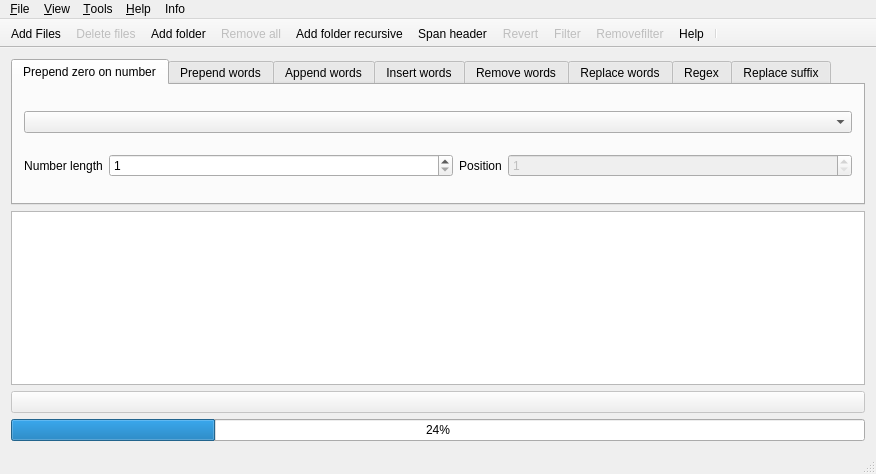
<?xml version="1.0" encoding="UTF-8"?>
<ui version="4.0">
 <class>MainWindow</class>
 <widget class="QMainWindow" name="MainWindow">
  <property name="geometry">
   <rect>
    <x>0</x>
    <y>0</y>
    <width>876</width>
    <height>474</height>
   </rect>
  </property>
  <property name="acceptDrops">
   <bool>false</bool>
  </property>
  <property name="windowTitle">
   <string>QRenamer</string>
  </property>
  <property name="windowIcon">
   <iconset resource="../pics.qrc">
    <normaloff>:/pics/macro_names.png</normaloff>:/pics/macro_names.png</iconset>
  </property>
  <widget class="QWidget" name="centralWidget">
   <layout class="QVBoxLayout" name="verticalLayout_2">
    <item>
     <widget class="QTabWidget" name="policyTabWidget">
      <property name="sizePolicy">
       <sizepolicy hsizetype="Expanding" vsizetype="Maximum">
        <horstretch>0</horstretch>
        <verstretch>0</verstretch>
       </sizepolicy>
      </property>
      <property name="currentIndex">
       <number>0</number>
      </property>
      <widget class="QWidget" name="prependZeroNumberTab">
       <attribute name="title">
        <string>Prepend zero on number</string>
       </attribute>
       <layout class="QVBoxLayout" name="verticalLayout">
        <item>
         <widget class="QComboBox" name="numberComboBox"/>
        </item>
        <item>
         <layout class="QHBoxLayout" name="horizontalLayout_2">
          <item>
           <widget class="QLabel" name="label_2">
            <property name="sizePolicy">
             <sizepolicy hsizetype="Maximum" vsizetype="Preferred">
              <horstretch>0</horstretch>
              <verstretch>0</verstretch>
             </sizepolicy>
            </property>
            <property name="text">
             <string>Number length</string>
            </property>
            <property name="alignment">
             <set>Qt::AlignCenter</set>
            </property>
           </widget>
          </item>
          <item>
           <widget class="QSpinBox" name="numberSpinBox">
            <property name="sizePolicy">
             <sizepolicy hsizetype="Minimum" vsizetype="Maximum">
              <horstretch>0</horstretch>
              <verstretch>0</verstretch>
             </sizepolicy>
            </property>
            <property name="minimum">
             <number>1</number>
            </property>
           </widget>
          </item>
          <item>
           <widget class="QLabel" name="label_5">
            <property name="sizePolicy">
             <sizepolicy hsizetype="Maximum" vsizetype="Preferred">
              <horstretch>0</horstretch>
              <verstretch>0</verstretch>
             </sizepolicy>
            </property>
            <property name="text">
             <string>Position</string>
            </property>
            <property name="alignment">
             <set>Qt::AlignCenter</set>
            </property>
           </widget>
          </item>
          <item>
           <widget class="QSpinBox" name="positionSpinBox">
            <property name="enabled">
             <bool>false</bool>
            </property>
            <property name="sizePolicy">
             <sizepolicy hsizetype="Minimum" vsizetype="Maximum">
              <horstretch>0</horstretch>
              <verstretch>0</verstretch>
             </sizepolicy>
            </property>
            <property name="minimum">
             <number>1</number>
            </property>
           </widget>
          </item>
         </layout>
        </item>
       </layout>
      </widget>
      <widget class="QWidget" name="prependWordsTab">
       <attribute name="title">
        <string>Prepend words</string>
       </attribute>
       <layout class="QVBoxLayout" name="verticalLayout_3">
        <item>
         <layout class="QHBoxLayout" name="horizontalLayout_3">
          <item>
           <widget class="QLabel" name="label_6">
            <property name="text">
             <string>Prepend</string>
            </property>
           </widget>
          </item>
          <item>
           <widget class="QLineEdit" name="prependLineEdit">
            <property name="sizePolicy">
             <sizepolicy hsizetype="Expanding" vsizetype="Maximum">
              <horstretch>0</horstretch>
              <verstretch>0</verstretch>
             </sizepolicy>
            </property>
           </widget>
          </item>
         </layout>
        </item>
       </layout>
      </widget>
      <widget class="QWidget" name="appendWordsTab">
       <attribute name="title">
        <string>Append words</string>
       </attribute>
       <layout class="QHBoxLayout" name="horizontalLayout_5">
        <item>
         <widget class="QLabel" name="label">
          <property name="text">
           <string>Append</string>
          </property>
         </widget>
        </item>
        <item>
         <widget class="QLineEdit" name="appendLineEdit"/>
        </item>
       </layout>
      </widget>
      <widget class="QWidget" name="insertTab">
       <attribute name="title">
        <string>Insert words</string>
       </attribute>
       <layout class="QVBoxLayout" name="verticalLayout_4">
        <item>
         <layout class="QHBoxLayout" name="horizontalLayout">
          <item>
           <widget class="QLabel" name="label_11">
            <property name="sizePolicy">
             <sizepolicy hsizetype="Maximum" vsizetype="Preferred">
              <horstretch>0</horstretch>
              <verstretch>0</verstretch>
             </sizepolicy>
            </property>
            <property name="text">
             <string>Insert at</string>
            </property>
           </widget>
          </item>
          <item>
           <widget class="QSpinBox" name="insertAtSpinBox">
            <property name="sizePolicy">
             <sizepolicy hsizetype="Minimum" vsizetype="Maximum">
              <horstretch>0</horstretch>
              <verstretch>0</verstretch>
             </sizepolicy>
            </property>
           </widget>
          </item>
          <item>
           <widget class="QLabel" name="label_12">
            <property name="sizePolicy">
             <sizepolicy hsizetype="Maximum" vsizetype="Preferred">
              <horstretch>0</horstretch>
              <verstretch>0</verstretch>
             </sizepolicy>
            </property>
            <property name="text">
             <string>Insert words</string>
            </property>
           </widget>
          </item>
          <item>
           <widget class="QLineEdit" name="insertWordsLineEdit">
            <property name="sizePolicy">
             <sizepolicy hsizetype="Minimum" vsizetype="Fixed">
              <horstretch>0</horstretch>
              <verstretch>0</verstretch>
             </sizepolicy>
            </property>
           </widget>
          </item>
         </layout>
        </item>
       </layout>
      </widget>
      <widget class="QWidget" name="removeTab">
       <attribute name="title">
        <string>Remove words</string>
       </attribute>
       <layout class="QHBoxLayout" name="horizontalLayout_13">
        <item>
         <layout class="QHBoxLayout" name="horizontalLayout_11">
          <item>
           <widget class="QLabel" name="label_13">
            <property name="sizePolicy">
             <sizepolicy hsizetype="Maximum" vsizetype="Preferred">
              <horstretch>0</horstretch>
              <verstretch>0</verstretch>
             </sizepolicy>
            </property>
            <property name="text">
             <string>Remove at</string>
            </property>
           </widget>
          </item>
          <item>
           <widget class="QSpinBox" name="removeAtSpinBox"/>
          </item>
         </layout>
        </item>
        <item>
         <layout class="QHBoxLayout" name="horizontalLayout_12">
          <item>
           <widget class="QLabel" name="label_14">
            <property name="sizePolicy">
             <sizepolicy hsizetype="Maximum" vsizetype="Preferred">
              <horstretch>0</horstretch>
              <verstretch>0</verstretch>
             </sizepolicy>
            </property>
            <property name="text">
             <string>Range</string>
            </property>
           </widget>
          </item>
          <item>
           <widget class="QSpinBox" name="removeRanageSpinBox"/>
          </item>
         </layout>
        </item>
       </layout>
      </widget>
      <widget class="QWidget" name="replaceWordsTab">
       <attribute name="title">
        <string>Replace words</string>
       </attribute>
       <layout class="QHBoxLayout" name="horizontalLayout_4">
        <item>
         <widget class="QLabel" name="label_7">
          <property name="text">
           <string>From</string>
          </property>
         </widget>
        </item>
        <item>
         <widget class="QLineEdit" name="replaceFromLineEdit"/>
        </item>
        <item>
         <widget class="QLabel" name="label_8">
          <property name="text">
           <string>To</string>
          </property>
         </widget>
        </item>
        <item>
         <widget class="QLineEdit" name="replaceTolineEdit"/>
        </item>
       </layout>
      </widget>
      <widget class="QWidget" name="regexTab">
       <attribute name="title">
        <string>Regex</string>
       </attribute>
       <attribute name="toolTip">
        <string>Replace names by regular expression</string>
       </attribute>
       <layout class="QHBoxLayout" name="horizontalLayout_6">
        <item>
         <widget class="QGroupBox" name="groupBox_2">
          <property name="sizePolicy">
           <sizepolicy hsizetype="MinimumExpanding" vsizetype="Preferred">
            <horstretch>0</horstretch>
            <verstretch>0</verstretch>
           </sizepolicy>
          </property>
          <property name="title">
           <string>Match</string>
          </property>
          <layout class="QGridLayout" name="gridLayout_2">
           <item row="0" column="0">
            <widget class="QLabel" name="label_3">
             <property name="text">
              <string>Match</string>
             </property>
            </widget>
           </item>
           <item row="0" column="1">
            <widget class="QLineEdit" name="regexMatchlineEdit"/>
           </item>
           <item row="1" column="0" colspan="2">
            <widget class="QCheckBox" name="icaseCheckBox">
             <property name="text">
              <string>Case insensitive</string>
             </property>
            </widget>
           </item>
          </layout>
         </widget>
        </item>
        <item>
         <widget class="QGroupBox" name="groupBox">
          <property name="sizePolicy">
           <sizepolicy hsizetype="MinimumExpanding" vsizetype="Preferred">
            <horstretch>0</horstretch>
            <verstretch>0</verstretch>
           </sizepolicy>
          </property>
          <property name="title">
           <string>Replace</string>
          </property>
          <layout class="QGridLayout" name="gridLayout_3">
           <item row="0" column="0">
            <widget class="QLabel" name="label_4">
             <property name="sizePolicy">
              <sizepolicy hsizetype="Maximum" vsizetype="Preferred">
               <horstretch>0</horstretch>
               <verstretch>0</verstretch>
              </sizepolicy>
             </property>
             <property name="text">
              <string>Replace</string>
             </property>
            </widget>
           </item>
           <item row="0" column="1" colspan="2">
            <widget class="QLineEdit" name="regexReplacelineEdit">
             <property name="sizePolicy">
              <sizepolicy hsizetype="Expanding" vsizetype="Fixed">
               <horstretch>0</horstretch>
               <verstretch>0</verstretch>
              </sizepolicy>
             </property>
            </widget>
           </item>
           <item row="1" column="0">
            <widget class="QRadioButton" name="numRadioButton">
             <property name="text">
              <string>Numbering</string>
             </property>
            </widget>
           </item>
           <item row="1" column="1" colspan="2">
            <widget class="QToolButton" name="numStepToolButton">
             <property name="enabled">
              <bool>true</bool>
             </property>
             <property name="toolTip">
              <string>Adjust the numbering step</string>
             </property>
             <property name="text">
              <string>...</string>
             </property>
             <property name="icon">
              <iconset resource="../pics.qrc">
               <normaloff>:/pics/num_step.png</normaloff>:/pics/num_step.png</iconset>
             </property>
            </widget>
           </item>
          </layout>
         </widget>
        </item>
       </layout>
      </widget>
      <widget class="QWidget" name="replaceSuffixTab">
       <attribute name="title">
        <string>Replace suffix</string>
       </attribute>
       <layout class="QHBoxLayout" name="horizontalLayout_7">
        <item>
         <widget class="QLabel" name="label_9">
          <property name="text">
           <string>From</string>
          </property>
         </widget>
        </item>
        <item>
         <widget class="QLineEdit" name="replaceSuffixFromLineEdit"/>
        </item>
        <item>
         <widget class="QLabel" name="label_10">
          <property name="text">
           <string>To</string>
          </property>
         </widget>
        </item>
        <item>
         <widget class="QLineEdit" name="replaceSuffixTolineEdit"/>
        </item>
       </layout>
      </widget>
     </widget>
    </item>
    <item>
     <layout class="QGridLayout" name="gridLayout">
      <item row="0" column="0">
       <widget class="QTableView" name="fileView">
        <property name="acceptDrops">
         <bool>true</bool>
        </property>
        <property name="editTriggers">
         <set>QAbstractItemView::NoEditTriggers</set>
        </property>
        <property name="dragDropMode">
         <enum>QAbstractItemView::DropOnly</enum>
        </property>
        <property name="defaultDropAction">
         <enum>Qt::CopyAction</enum>
        </property>
        <property name="selectionMode">
         <enum>QAbstractItemView::ExtendedSelection</enum>
        </property>
       </widget>
      </item>
     </layout>
    </item>
    <item>
     <widget class="QPushButton" name="renameFileButton">
      <property name="enabled">
       <bool>false</bool>
      </property>
      <property name="text">
       <string/>
      </property>
      <property name="icon">
       <iconset resource="../pics.qrc">
        <normaloff>:/pics/accept.png</normaloff>:/pics/accept.png</iconset>
      </property>
      <property name="shortcut">
       <string>Return</string>
      </property>
     </widget>
    </item>
    <item>
     <widget class="QProgressBar" name="renameProgressBar">
      <property name="value">
       <number>24</number>
      </property>
     </widget>
    </item>
   </layout>
  </widget>
  <widget class="QStatusBar" name="statusBar"/>
  <widget class="QToolBar" name="toolBar">
   <property name="windowTitle">
    <string>toolBar</string>
   </property>
   <property name="movable">
    <bool>false</bool>
   </property>
   <property name="floatable">
    <bool>false</bool>
   </property>
   <attribute name="toolBarArea">
    <enum>TopToolBarArea</enum>
   </attribute>
   <attribute name="toolBarBreak">
    <bool>false</bool>
   </attribute>
   <addaction name="actionAddFiles"/>
   <addaction name="actionDeleteFiles"/>
   <addaction name="actionAddFolder"/>
   <addaction name="actionRemoveAll"/>
   <addaction name="actionAddFolderRecursive"/>
   <addaction name="actionSpanHeader"/>
   <addaction name="actionRevert"/>
   <addaction name="actionFilter"/>
   <addaction name="actionRemovefilter"/>
   <addaction name="actionHelp"/>
   <addaction name="separator"/>
  </widget>
  <widget class="QMenuBar" name="menuBar">
   <property name="geometry">
    <rect>
     <x>0</x>
     <y>0</y>
     <width>876</width>
     <height>21</height>
    </rect>
   </property>
   <widget class="QMenu" name="menuView">
    <property name="title">
     <string>&amp;View</string>
    </property>
    <addaction name="actionShowPath"/>
    <addaction name="actionShowSuffix"/>
    <addaction name="actionSpanHeader"/>
   </widget>
   <widget class="QMenu" name="menuFile">
    <property name="title">
     <string>&amp;File</string>
    </property>
    <addaction name="actionAddFiles"/>
    <addaction name="actionDeleteFiles"/>
    <addaction name="actionAddFolder"/>
    <addaction name="actionRemoveAll"/>
    <addaction name="actionAddFolderRecursive"/>
   </widget>
   <widget class="QMenu" name="menuTools">
    <property name="title">
     <string>&amp;Tools</string>
    </property>
    <addaction name="actionRevert"/>
    <addaction name="actionFilter"/>
    <addaction name="actionRemovefilter"/>
   </widget>
   <widget class="QMenu" name="menuHelp">
    <property name="title">
     <string>&amp;Help</string>
    </property>
    <addaction name="actionHelp"/>
   </widget>
   <widget class="QMenu" name="menuInfo">
    <property name="title">
     <string>Info</string>
    </property>
    <addaction name="actionAboutQt"/>
    <addaction name="actionIcons"/>
    <addaction name="actionReference"/>
   </widget>
   <addaction name="menuFile"/>
   <addaction name="menuView"/>
   <addaction name="menuTools"/>
   <addaction name="menuHelp"/>
   <addaction name="menuInfo"/>
  </widget>
  <action name="actionAddFiles">
   <property name="enabled">
    <bool>true</bool>
   </property>
   <property name="icon">
    <iconset>
     <normalon>:/pics/add.png</normalon>
    </iconset>
   </property>
   <property name="text">
    <string>Add Files</string>
   </property>
   <property name="toolTip">
    <string>Add files</string>
   </property>
   <property name="shortcut">
    <string>F1</string>
   </property>
  </action>
  <action name="actionDeleteFiles">
   <property name="enabled">
    <bool>false</bool>
   </property>
   <property name="icon">
    <iconset resource="../pics.qrc">
     <normaloff>:/pics/delete.png</normaloff>:/pics/delete.png</iconset>
   </property>
   <property name="text">
    <string>Delete files</string>
   </property>
   <property name="toolTip">
    <string>Delete selected files</string>
   </property>
   <property name="shortcut">
    <string>Del</string>
   </property>
  </action>
  <action name="actionAddFolder">
   <property name="icon">
    <iconset resource="../pics.qrc">
     <normaloff>:/pics/folder.png</normaloff>:/pics/folder.png</iconset>
   </property>
   <property name="text">
    <string>Add folder</string>
   </property>
   <property name="toolTip">
    <string>Add the files under specific folder</string>
   </property>
   <property name="shortcut">
    <string>F2</string>
   </property>
  </action>
  <action name="actionRemoveAll">
   <property name="enabled">
    <bool>false</bool>
   </property>
   <property name="icon">
    <iconset resource="../pics.qrc">
     <normaloff>:/pics/clipboard_empty.png</normaloff>:/pics/clipboard_empty.png</iconset>
   </property>
   <property name="text">
    <string>Remove all</string>
   </property>
   <property name="toolTip">
    <string>Remove all of the files</string>
   </property>
   <property name="shortcut">
    <string>Ctrl+X</string>
   </property>
  </action>
  <action name="actionAddFolderRecursive">
   <property name="enabled">
    <bool>true</bool>
   </property>
   <property name="icon">
    <iconset resource="../pics.qrc">
     <normaloff>:/pics/folders_explorer.png</normaloff>:/pics/folders_explorer.png</iconset>
   </property>
   <property name="text">
    <string>Add folder recursive</string>
   </property>
   <property name="toolTip">
    <string>Add the files of the folder recursively</string>
   </property>
   <property name="shortcut">
    <string>F3</string>
   </property>
  </action>
  <action name="actionShowPath">
   <property name="checkable">
    <bool>true</bool>
   </property>
   <property name="text">
    <string>Show path</string>
   </property>
   <property name="toolTip">
    <string>Show the path of the file</string>
   </property>
   <property name="shortcut">
    <string>F7</string>
   </property>
  </action>
  <action name="actionShowSuffix">
   <property name="checkable">
    <bool>true</bool>
   </property>
   <property name="text">
    <string>Show suffix</string>
   </property>
   <property name="toolTip">
    <string>Show the suffix of the path</string>
   </property>
   <property name="shortcut">
    <string>F4</string>
   </property>
  </action>
  <action name="actionSpanHeader">
   <property name="icon">
    <iconset resource="../pics.qrc">
     <normaloff>:/pics/spanHeader.png</normaloff>:/pics/spanHeader.png</iconset>
   </property>
   <property name="text">
    <string>Span header</string>
   </property>
   <property name="toolTip">
    <string>Span the header of the view</string>
   </property>
   <property name="shortcut">
    <string>Ctrl+S</string>
   </property>
  </action>
  <action name="actionRevert">
   <property name="enabled">
    <bool>false</bool>
   </property>
   <property name="icon">
    <iconset theme="Revert" resource="../pics.qrc">
     <normaloff>:/pics/revert.png</normaloff>:/pics/revert.png</iconset>
   </property>
   <property name="text">
    <string>Revert</string>
   </property>
   <property name="toolTip">
    <string>Revert the file you changed</string>
   </property>
   <property name="shortcut">
    <string>Ctrl+Z</string>
   </property>
  </action>
  <action name="actionFilter">
   <property name="enabled">
    <bool>false</bool>
   </property>
   <property name="icon">
    <iconset theme="Filter" resource="../pics.qrc">
     <normaloff>:/pics/filter.png</normaloff>:/pics/filter.png</iconset>
   </property>
   <property name="text">
    <string>Filter</string>
   </property>
   <property name="toolTip">
    <string>Filter the contents</string>
   </property>
   <property name="shortcut">
    <string>F5</string>
   </property>
  </action>
  <action name="actionAboutQt">
   <property name="text">
    <string>About Qt</string>
   </property>
  </action>
  <action name="actionHelp">
   <property name="icon">
    <iconset resource="../pics.qrc">
     <normaloff>:/pics/help.png</normaloff>:/pics/help.png</iconset>
   </property>
   <property name="text">
    <string>Help</string>
   </property>
  </action>
  <action name="actionRemovefilter">
   <property name="enabled">
    <bool>false</bool>
   </property>
   <property name="icon">
    <iconset resource="../pics.qrc">
     <normaloff>:/pics/filter_clear.png</normaloff>:/pics/filter_clear.png</iconset>
   </property>
   <property name="text">
    <string>Removefilter</string>
   </property>
   <property name="toolTip">
    <string>Remove filter</string>
   </property>
   <property name="shortcut">
    <string>F6</string>
   </property>
  </action>
  <action name="actionIcons">
   <property name="icon">
    <iconset resource="../pics.qrc">
     <normaloff>:/pics/app_icons.png</normaloff>:/pics/app_icons.png</iconset>
   </property>
   <property name="text">
    <string>Icons</string>
   </property>
   <property name="toolTip">
    <string>The link of the icons</string>
   </property>
  </action>
  <action name="actionReference">
   <property name="icon">
    <iconset resource="../pics.qrc">
     <normaloff>:/pics/cross_reference.png</normaloff>:/pics/cross_reference.png</iconset>
   </property>
   <property name="text">
    <string>Reference</string>
   </property>
  </action>
 </widget>
 <layoutdefault spacing="6" margin="11"/>
 <resources>
  <include location="../pics.qrc"/>
 </resources>
 <connections>
  <connection>
   <sender>toolBar</sender>
   <signal>actionTriggered(QAction*)</signal>
   <receiver>fileView</receiver>
   <slot>resizeColumnsToContents()</slot>
   <hints>
    <hint type="sourcelabel">
     <x>171</x>
     <y>41</y>
    </hint>
    <hint type="destinationlabel">
     <x>179</x>
     <y>247</y>
    </hint>
   </hints>
  </connection>
 </connections>
</ui>
